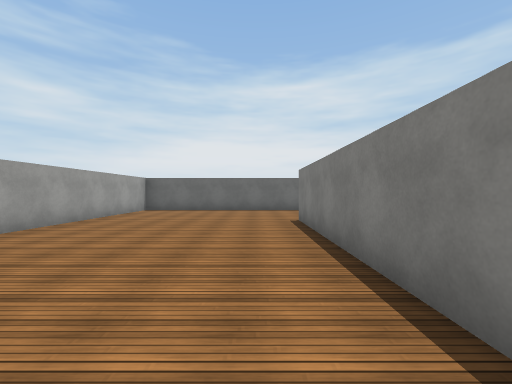
View 1 (above)

18 first-person views from a walk through a 3-D level made in the Unity game engine. The camera is 1.5 m above the floor, looks level and sees 90° across. The floor is counted in squares, 2 m on a side. Each view is taken from the middle of a square. On the plan, view 1 faces up. The plan holds only what a view shows up to about 9 squares ahead; the rest is blank. The place goes on beyond the plan. Some animated figures are left out. Some surface patterns are stand-ins.

View 2
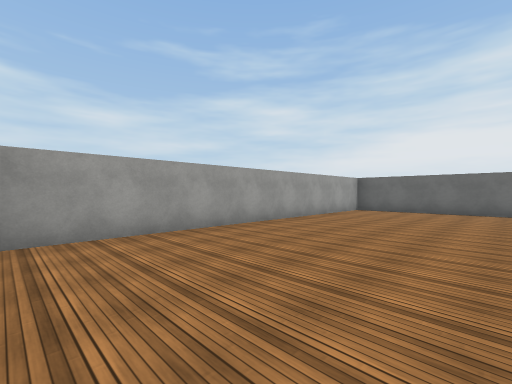

View 3
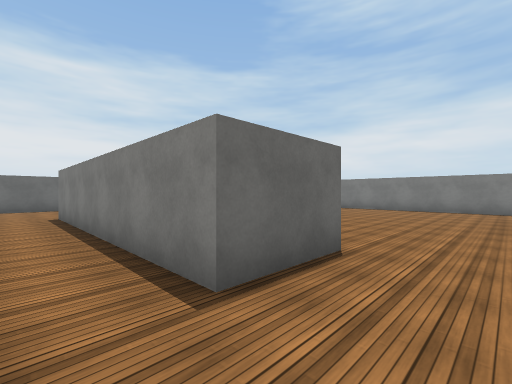

View 4
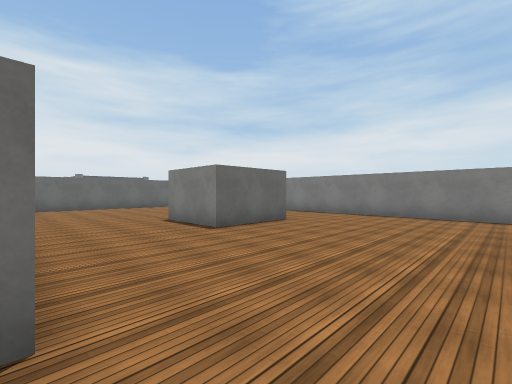

View 5
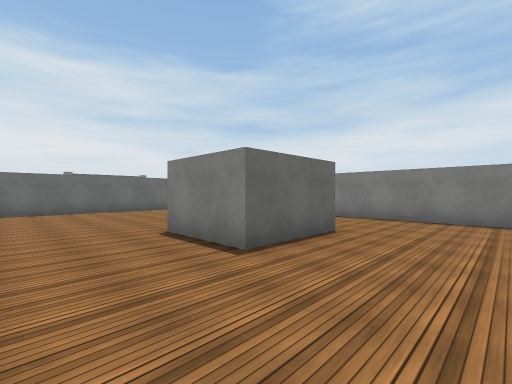

View 6
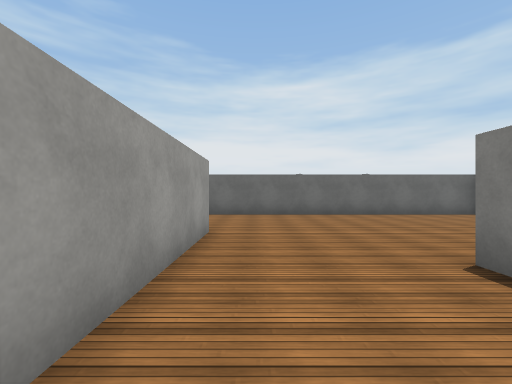

View 7
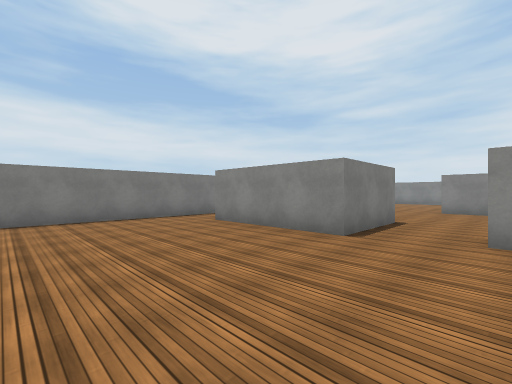

View 8
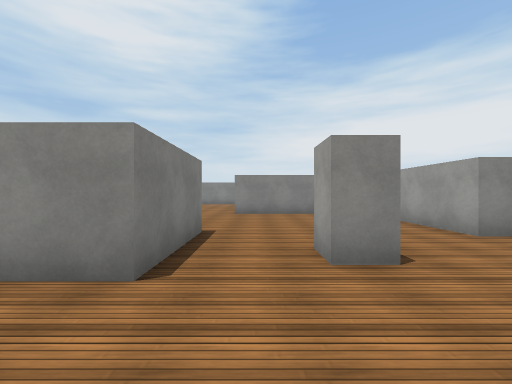

View 9
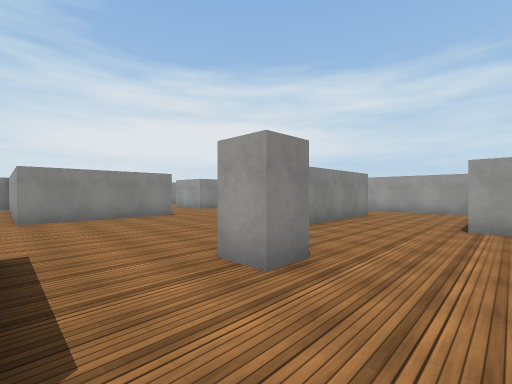

View 10
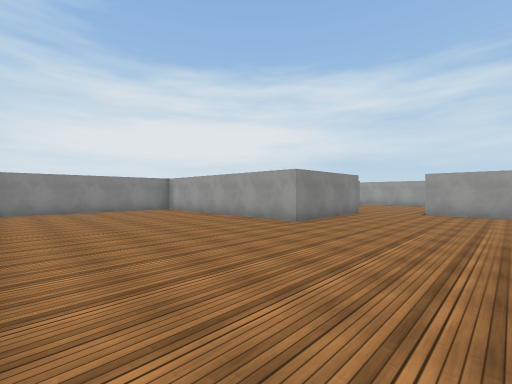

View 11
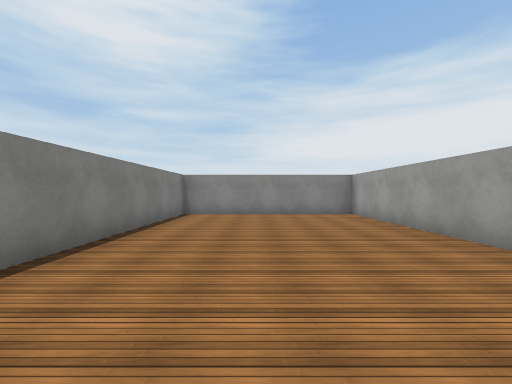

View 12
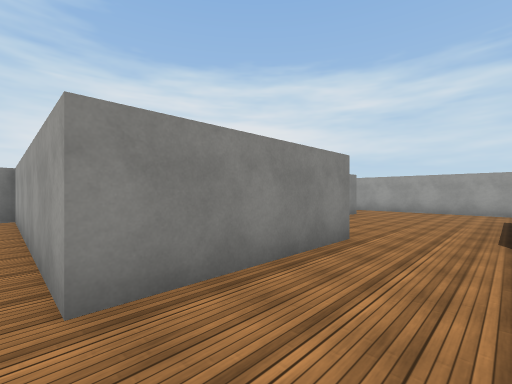

View 13
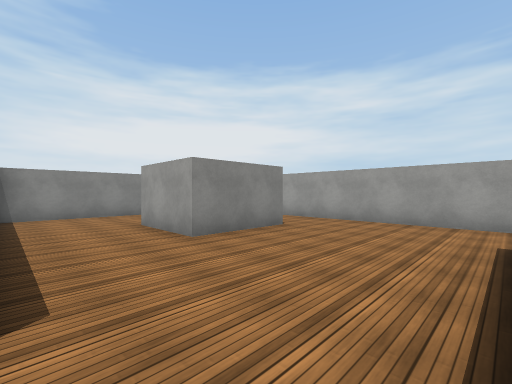

View 14
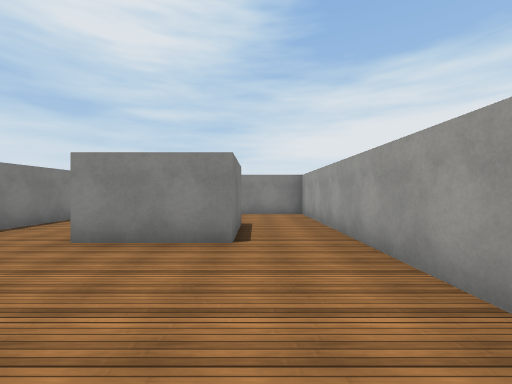

View 15
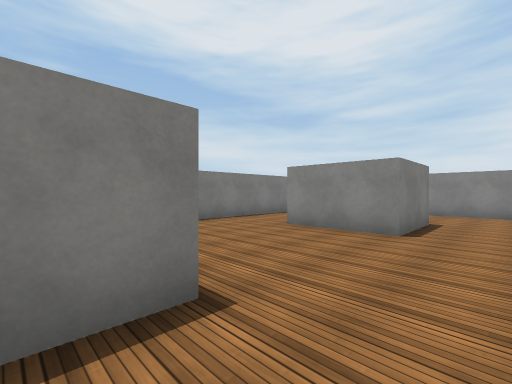

View 16
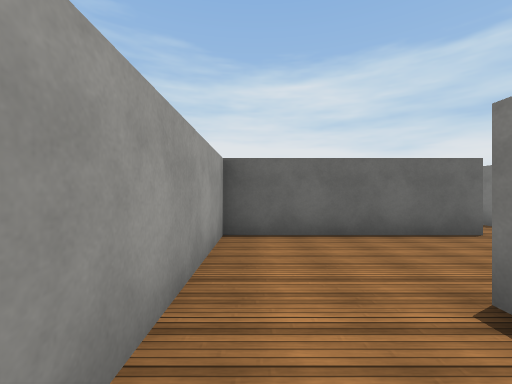

View 17
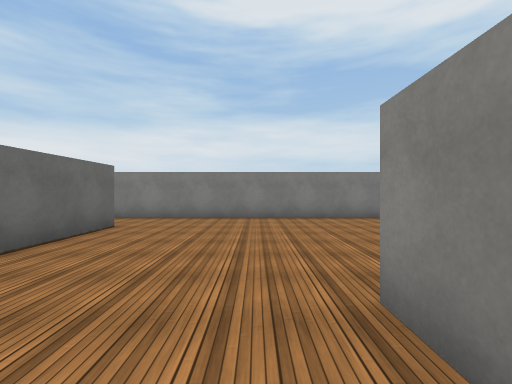

View 18
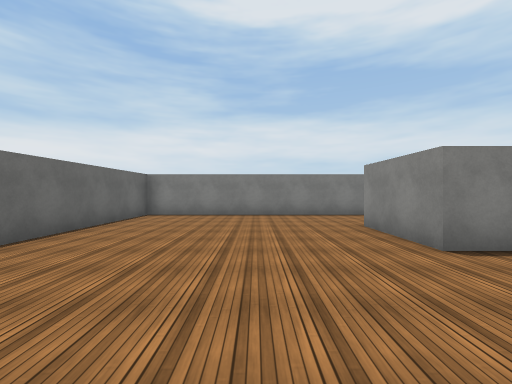

### Floor plan
Points are (right, up) in squares from view 1. A wall is a line through its corners. A room is listed if a view was taken in it or the views show most of it. See-through windows are left out.
Room 1 (views 1, 2, 3, 4, 5, 6, 7, 8, 9, 10, 11, 12, 13, 14, 15, 16, 17, 18)
walls: (3.5, -2.6) (4.2, -2.6) (4.2, -3.5); (3.1, -0.4) (1.1, -0.4) (1.1, 6.9); (6, -4.9) (6, -2.1) (9.8, -2.1); (-0.1, -1) (-0.1, -1.6) (-4.6, -1.6) (-4.6, -5.5); (9.8, -4.8) (7.1, -4.8); (8.8, 2.4) (6.3, 2.4) (6.3, 4.6) (8.6, 4.6); (-2.5, -4.3) (1.3, -4.3) (1.3, -7); (2, -8.8) (5.7, -8.8) (5.7, -15.7) (11.5, -15.7) (11.5, 10.6) (2.4, 10.6); (-2.4, -7) (-2.4, -6); (3.1, 6.8) (3.1, 2.9); (-4.6, -7) (-4.6, -15.7) (2, -15.7); (2, -14) (2, -9.8); (-2.7, -13) (-2.7, -10.8) (-0.3, -10.8) (-0.3, -13); (0.2, 10.6) (-2.1, 10.6); (-4.6, 9) (-4.6, 0)

Positions as (right, up) in squares from view 1, and headings:
1: (0, 0), facing up
2: (0, 0), facing up-left
3: (0, -2), facing up-right
4: (3, -2), facing up-right
5: (4, 0), facing up-right
6: (4, 2), facing up
7: (4, 2), facing down-right
8: (5, 0), facing down
9: (6, -1), facing down-left
10: (11, -5), facing down-left
11: (9, -7), facing down
12: (6, -7), facing down-left
13: (2, -7), facing down-left
14: (-3, -7), facing down
15: (-4, -6), facing down-right
16: (-4, -6), facing up
17: (4, -8), facing right
18: (3, 7), facing right
